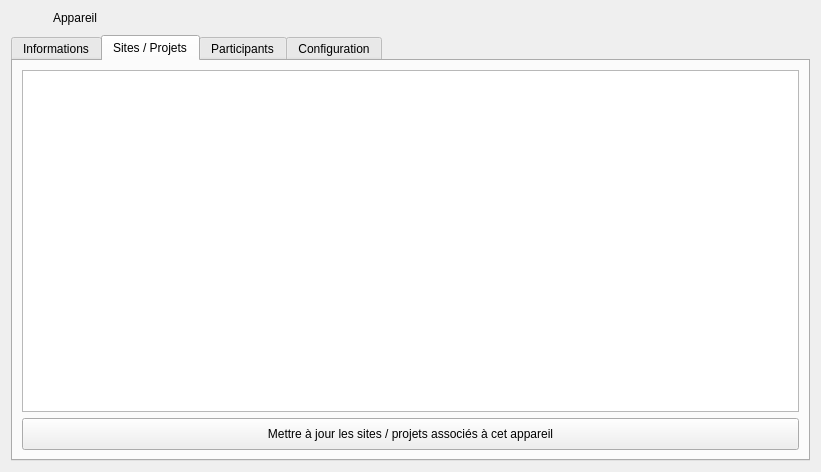
<?xml version="1.0" encoding="UTF-8"?>
<ui version="4.0">
 <class>DeviceWidget</class>
 <widget class="QWidget" name="DeviceWidget">
  <property name="windowModality">
   <enum>Qt::WindowModal</enum>
  </property>
  <property name="geometry">
   <rect>
    <x>0</x>
    <y>0</y>
    <width>821</width>
    <height>472</height>
   </rect>
  </property>
  <property name="windowTitle">
   <string>Form</string>
  </property>
  <property name="styleSheet">
   <string notr="true">/*
QPushButton#btnConnect{background-color:rgb(80,180,80)}
QWidget{background-color: rgba(0,0,0,0);color:white;border-radius:5px}
QWidget#mainWidget{background-color:rgba(128,128,128,25%);}
QWidget#frmProfile,QWidget#pageProfile{background-color:rgba(108,8,156,25%);}
QPlainTextEdit,QLineEdit,QListWidget,QComboBox,QTextEdit,QSpinBox{background-color: rgba(255,255,255,50%); color: black;}

QTableWidget,QListWidget{
background-color: rgba(0,0,0,50%);
color: white;
border: 1px solid rgba(255,255,255,50%);
}

QLabel#lblLastOnline{color:lightblue;}
QLabel#lblError,QLabel#lblCamMissing,QLabel#lblAudioMissing{color:red; background-color:rgba(255,0,0,30%);}

QLineEdit:!enabled, QListWidget:!enabled,QComboBox:!enabled,QTextEdit:!enabled,QPlainTextEdit:!enabled{background-color: rgba(0,0,0,30%);color:white;border:0}
QDateEdit::down-arrow:!enabled,QTimeEdit::down-arrow:!enabled,QDateEdit::up-arrow:!enabled,QTimeEdit::up-arrow:!enabled,QComboBox::drop-down:!enabled{background-color:rgba(0,0,0,0%);}

QTextEdit#txtProfile{background-color: rgba(255,255,255,80%);color:black;border:0}
QTextEdit:!enabled#txtProfile{background-color: rgba(255,255,255,60%);color:black;border:0}

QFrame#frmSelUser{background-color:rgba(100,100,200,50%);}
QFrame#frmAudio,QFrame#frmCam1,QFrame#frmCam2,QFrame#frmSensors,QFrame#frmWebRTC,QFrame#frmVirtualCam,QFrame#frmExternalPrograms{background-color:rgba(100,100,200,35%);}

QCheckBox::indicator:unchecked:!enabled,QListWidget::indicator:unchecked:!enabled { background-color:rgba(128,0,0,100%);}
QCheckBox::indicator:checked:!enabled,QListWidget::indicator:checked:!enabled { background-color:green;}
QCheckBox::indicator:unchecked,QListWidget::indicator:unchecked{ background-color:red;border-radius:3px;}
QCheckBox::indicator:checked, QListWidget::indicator:checked {background-color:rgb(0,255,0);border-radius:3px;}

QPushButton{background-color:qlineargradient(x1: 0, y1: 0, x2: 0, y2: 1, stop: 0 #2198c0, stop: 1 #0d5ca6);}
QPushButton:checked{background-color:rgb(128,128,128); border:1px solid rgba(255,255,255,50%);}
QPushButton:hover,QPushButton:checked{background-color:  rgba(255,255,255,75%);color:black;}

QToolButton:hover{background-color:  rgba(255,255,255,50);}

QTreeWidget::branch:closed:has-children:has-siblings  {
            border-image: none;
            image: url(:/pictures/controls/branch_closed.png);
    }
     
    QTreeView::branch:open:has-children:!has-siblings,
    QTreeView::branch:open:has-children:has-siblings   {
            border-image: none;
            image:url(:/pictures/controls/branch_opened.png);
    }

QWidget#lineOnline{background-color:blue;}
QWidget#lineOffline{background-color:red;}
QWidget#lineBoth{background-color:rgb(255,0,255);}


QTabWidget::pane { 
	background-color: rgba(128,128,140,25%);
	border-radius: 5px;
    border: 2px solid rgba(128,128,140,50%);
 }

 QTabWidget::tab-bar {
     left: 5px; 
 }


 QTabBar::tab,QTableWidget::tab,QHeaderView::section {
     background: qlineargradient(x1: 0, y1: 0, x2: 0, y2: 1,
                                 stop: 0  rgba(128,128,140,50%),  stop: 1.0  rgba(128,128,140,25%));
     border: 2px solid  rgba(128,128,140,50%);
     border-bottom: 0px;
     border-top-left-radius: 4px;
     border-top-right-radius: 4px;
     padding: 2px;
min-height:25px;
 }

 QTabBar::tab:selected, QTabBar::tab:hover {

background: qlineargradient(x1: 0, y1: 0, x2: 0, y2: 1,
                                 stop: 0  rgba(128,128,140,70%),  stop: 1.0  rgba(128,128,140,50%));
 }

 QTabBar::tab:selected {
     border-color:rgba(128,128,140,60%);
     border-bottom-color:rgba(128,128,140,60%); 
 }

 QTabBar::tab:!selected {
     margin-top: 2px; 
 }
*/

</string>
  </property>
  <layout class="QVBoxLayout" name="verticalLayout">
   <property name="spacing">
    <number>10</number>
   </property>
   <item>
    <layout class="QHBoxLayout" name="horizontalLayout_3">
     <item>
      <widget class="QLabel" name="icoTitle">
       <property name="sizePolicy">
        <sizepolicy hsizetype="Fixed" vsizetype="Fixed">
         <horstretch>0</horstretch>
         <verstretch>0</verstretch>
        </sizepolicy>
       </property>
       <property name="maximumSize">
        <size>
         <width>32</width>
         <height>32</height>
        </size>
       </property>
       <property name="text">
        <string/>
       </property>
       <property name="pixmap">
        <pixmap resource="../../resources/TeraClient.qrc">:/icons/device.png</pixmap>
       </property>
       <property name="scaledContents">
        <bool>true</bool>
       </property>
      </widget>
     </item>
     <item>
      <widget class="QLabel" name="lblTitle">
       <property name="font">
        <font>
         <bold>false</bold>
        </font>
       </property>
       <property name="text">
        <string>Appareil</string>
       </property>
      </widget>
     </item>
    </layout>
   </item>
   <item>
    <widget class="QTabWidget" name="tabNav">
     <property name="currentIndex">
      <number>1</number>
     </property>
     <property name="iconSize">
      <size>
       <width>20</width>
       <height>20</height>
      </size>
     </property>
     <widget class="QWidget" name="tabDashboard">
      <attribute name="icon">
       <iconset resource="../../resources/TeraClient.qrc">
        <normaloff>:/icons/dashboard.png</normaloff>:/icons/dashboard.png</iconset>
      </attribute>
      <attribute name="title">
       <string>Informations</string>
      </attribute>
      <layout class="QVBoxLayout" name="verticalLayout_5">
       <item>
        <layout class="QHBoxLayout" name="horizontalLayout_2">
         <item>
          <spacer name="horizontalSpacer">
           <property name="orientation">
            <enum>Qt::Horizontal</enum>
           </property>
           <property name="sizeHint" stdset="0">
            <size>
             <width>40</width>
             <height>1</height>
            </size>
           </property>
          </spacer>
         </item>
         <item>
          <widget class="QPushButton" name="btnEdit">
           <property name="minimumSize">
            <size>
             <width>0</width>
             <height>32</height>
            </size>
           </property>
           <property name="cursor">
            <cursorShape>PointingHandCursor</cursorShape>
           </property>
           <property name="text">
            <string>Éditer</string>
           </property>
           <property name="icon">
            <iconset resource="../../resources/TeraClient.qrc">
             <normaloff>:/icons/edit.png</normaloff>:/icons/edit.png</iconset>
           </property>
           <property name="iconSize">
            <size>
             <width>20</width>
             <height>20</height>
            </size>
           </property>
          </widget>
         </item>
        </layout>
       </item>
       <item>
        <widget class="TeraForm" name="wdgDevice" native="true">
         <property name="enabled">
          <bool>true</bool>
         </property>
         <property name="sizePolicy">
          <sizepolicy hsizetype="Preferred" vsizetype="MinimumExpanding">
           <horstretch>0</horstretch>
           <verstretch>0</verstretch>
          </sizepolicy>
         </property>
        </widget>
       </item>
       <item>
        <widget class="QFrame" name="frameButtons">
         <layout class="QHBoxLayout" name="horizontalLayout">
          <item>
           <widget class="QPushButton" name="btnSave">
            <property name="minimumSize">
             <size>
              <width>0</width>
              <height>32</height>
             </size>
            </property>
            <property name="cursor">
             <cursorShape>PointingHandCursor</cursorShape>
            </property>
            <property name="text">
             <string>Sauvegarder</string>
            </property>
            <property name="icon">
             <iconset resource="../../resources/TeraClient.qrc">
              <normaloff>:/icons/save.png</normaloff>:/icons/save.png</iconset>
            </property>
            <property name="iconSize">
             <size>
              <width>24</width>
              <height>24</height>
             </size>
            </property>
           </widget>
          </item>
          <item>
           <widget class="QPushButton" name="btnUndo">
            <property name="minimumSize">
             <size>
              <width>0</width>
              <height>32</height>
             </size>
            </property>
            <property name="cursor">
             <cursorShape>PointingHandCursor</cursorShape>
            </property>
            <property name="text">
             <string>Annuler</string>
            </property>
            <property name="icon">
             <iconset resource="../../resources/TeraClient.qrc">
              <normaloff>:/icons/undo.png</normaloff>:/icons/undo.png</iconset>
            </property>
            <property name="iconSize">
             <size>
              <width>24</width>
              <height>24</height>
             </size>
            </property>
           </widget>
          </item>
         </layout>
        </widget>
       </item>
      </layout>
     </widget>
     <widget class="QWidget" name="tabSites">
      <attribute name="icon">
       <iconset resource="../../resources/TeraClient.qrc">
        <normaloff>:/icons/site.png</normaloff>:/icons/site.png</iconset>
      </attribute>
      <attribute name="title">
       <string>Sites / Projets</string>
      </attribute>
      <layout class="QVBoxLayout" name="verticalLayout_3">
       <item>
        <widget class="QTreeWidget" name="treeSites">
         <property name="sizePolicy">
          <sizepolicy hsizetype="Expanding" vsizetype="Expanding">
           <horstretch>0</horstretch>
           <verstretch>0</verstretch>
          </sizepolicy>
         </property>
         <property name="editTriggers">
          <set>QAbstractItemView::NoEditTriggers</set>
         </property>
         <property name="selectionMode">
          <enum>QAbstractItemView::NoSelection</enum>
         </property>
         <attribute name="headerVisible">
          <bool>false</bool>
         </attribute>
         <column>
          <property name="text">
           <string notr="true">1</string>
          </property>
         </column>
        </widget>
       </item>
       <item>
        <widget class="QPushButton" name="btnSites">
         <property name="minimumSize">
          <size>
           <width>0</width>
           <height>32</height>
          </size>
         </property>
         <property name="cursor">
          <cursorShape>PointingHandCursor</cursorShape>
         </property>
         <property name="text">
          <string>Mettre à jour les sites / projets associés à cet appareil</string>
         </property>
         <property name="icon">
          <iconset resource="../../resources/TeraClient.qrc">
           <normaloff>:/icons/site.png</normaloff>:/icons/site.png</iconset>
         </property>
         <property name="iconSize">
          <size>
           <width>24</width>
           <height>24</height>
          </size>
         </property>
        </widget>
       </item>
      </layout>
     </widget>
     <widget class="QWidget" name="tabParticipants">
      <attribute name="icon">
       <iconset resource="../../resources/TeraClient.qrc">
        <normaloff>:/icons/patient.png</normaloff>:/icons/patient.png</iconset>
      </attribute>
      <attribute name="title">
       <string>Participants</string>
      </attribute>
      <layout class="QVBoxLayout" name="verticalLayout_2">
       <item>
        <widget class="QListWidget" name="lstParticipants">
         <property name="enabled">
          <bool>true</bool>
         </property>
        </widget>
       </item>
       <item>
        <widget class="QPushButton" name="btnRemoveParticipant">
         <property name="enabled">
          <bool>false</bool>
         </property>
         <property name="minimumSize">
          <size>
           <width>0</width>
           <height>32</height>
          </size>
         </property>
         <property name="cursor">
          <cursorShape>PointingHandCursor</cursorShape>
         </property>
         <property name="text">
          <string>Retirer cet appareil de ce participant</string>
         </property>
         <property name="icon">
          <iconset resource="../../resources/TeraClient.qrc">
           <normaloff>:/icons/delete_old.png</normaloff>:/icons/delete_old.png</iconset>
         </property>
         <property name="iconSize">
          <size>
           <width>24</width>
           <height>24</height>
          </size>
         </property>
        </widget>
       </item>
      </layout>
     </widget>
     <widget class="QWidget" name="tabServiceConfig">
      <attribute name="icon">
       <iconset resource="../../resources/TeraClient.qrc">
        <normaloff>:/icons/config.png</normaloff>:/icons/config.png</iconset>
      </attribute>
      <attribute name="title">
       <string>Configuration</string>
      </attribute>
      <layout class="QVBoxLayout" name="verticalLayout_4">
       <item>
        <widget class="QWidget" name="wdgServiceConfig" native="true"/>
       </item>
      </layout>
     </widget>
    </widget>
   </item>
  </layout>
 </widget>
 <customwidgets>
  <customwidget>
   <class>TeraForm</class>
   <extends>QWidget</extends>
   <header>TeraForm.h</header>
   <container>1</container>
  </customwidget>
 </customwidgets>
 <resources>
  <include location="../../resources/TeraClient.qrc"/>
 </resources>
 <connections/>
</ui>
